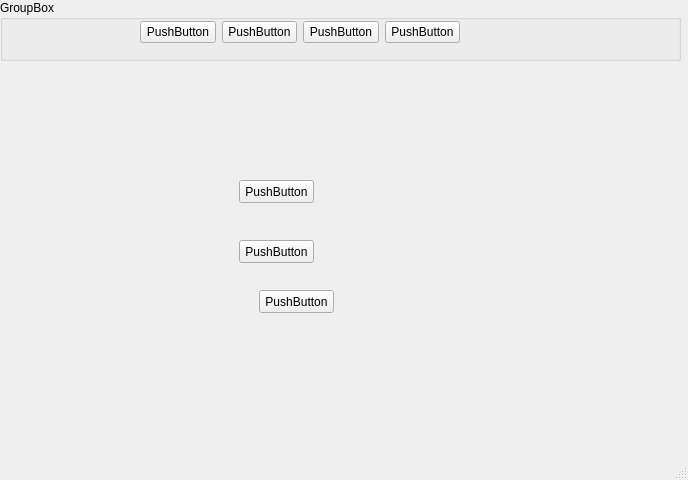
<?xml version="1.0" encoding="UTF-8"?>
<ui version="4.0">
 <class>MainWindow</class>
 <widget class="QMainWindow" name="MainWindow">
  <property name="geometry">
   <rect>
    <x>0</x>
    <y>0</y>
    <width>688</width>
    <height>480</height>
   </rect>
  </property>
  <property name="windowTitle">
   <string>MainWindow</string>
  </property>
  <property name="styleSheet">
   <string notr="true">QMenu::icon {
    padding-left: 5px;
}</string>
  </property>
  <property name="iconSize">
   <size>
    <width>73</width>
    <height>45</height>
   </size>
  </property>
  <widget class="QWidget" name="centralwidget">
   <widget class="QGroupBox" name="groupBox">
    <property name="geometry">
     <rect>
      <x>0</x>
      <y>0</y>
      <width>681</width>
      <height>61</height>
     </rect>
    </property>
    <property name="title">
     <string>GroupBox</string>
    </property>
    <widget class="QWidget" name="">
     <property name="geometry">
      <rect>
       <x>140</x>
       <y>20</y>
       <width>320</width>
       <height>25</height>
      </rect>
     </property>
     <layout class="QHBoxLayout" name="horizontalLayout">
      <item>
       <widget class="QPushButton" name="pushButton_2">
        <property name="text">
         <string>PushButton</string>
        </property>
       </widget>
      </item>
      <item>
       <widget class="QPushButton" name="pushButton">
        <property name="text">
         <string>PushButton</string>
        </property>
       </widget>
      </item>
      <item>
       <widget class="QPushButton" name="pushButton_3">
        <property name="text">
         <string>PushButton</string>
        </property>
       </widget>
      </item>
      <item>
       <widget class="QPushButton" name="pushButton_4">
        <property name="text">
         <string>PushButton</string>
        </property>
       </widget>
      </item>
     </layout>
    </widget>
   </widget>
   <widget class="QWidget" name="widget" native="true">
    <property name="geometry">
     <rect>
      <x>209</x>
      <y>160</y>
      <width>171</width>
      <height>211</height>
     </rect>
    </property>
    <widget class="QPushButton" name="pushButton_5">
     <property name="geometry">
      <rect>
       <x>30</x>
       <y>80</y>
       <width>75</width>
       <height>23</height>
      </rect>
     </property>
     <property name="text">
      <string>PushButton</string>
     </property>
    </widget>
    <widget class="QPushButton" name="pushButton_6">
     <property name="geometry">
      <rect>
       <x>30</x>
       <y>20</y>
       <width>75</width>
       <height>23</height>
      </rect>
     </property>
     <property name="text">
      <string>PushButton</string>
     </property>
    </widget>
    <widget class="QPushButton" name="pushButton_7">
     <property name="geometry">
      <rect>
       <x>50</x>
       <y>130</y>
       <width>75</width>
       <height>23</height>
      </rect>
     </property>
     <property name="text">
      <string>PushButton</string>
     </property>
    </widget>
   </widget>
  </widget>
  <widget class="QStatusBar" name="statusbar"/>
  <action name="actionsave">
   <property name="checkable">
    <bool>false</bool>
   </property>
   <property name="enabled">
    <bool>false</bool>
   </property>
   <property name="text">
    <string>save</string>
   </property>
   <property name="font">
    <font>
     <pointsize>14</pointsize>
     <weight>75</weight>
     <bold>true</bold>
    </font>
   </property>
  </action>
  <action name="actionsave_as">
   <property name="text">
    <string>save as </string>
   </property>
  </action>
  <action name="actionabout">
   <property name="text">
    <string>about</string>
   </property>
  </action>
  <action name="actionfgdj">
   <property name="text">
    <string>fd7</string>
   </property>
  </action>
  <action name="actionfklj">
   <property name="text">
    <string>fklj</string>
   </property>
   <property name="visible">
    <bool>false</bool>
   </property>
   <property name="iconVisibleInMenu">
    <bool>false</bool>
   </property>
  </action>
  <action name="actionfdgd">
   <property name="text">
    <string>fdgd</string>
   </property>
  </action>
  <action name="actiongdfg">
   <property name="text">
    <string>gdfg</string>
   </property>
  </action>
  <action name="actiongfdg">
   <property name="text">
    <string>gfdg</string>
   </property>
  </action>
  <action name="actiongdfg_2">
   <property name="text">
    <string>gdfg</string>
   </property>
  </action>
  <action name="actionbv">
   <property name="text">
    <string>bv</string>
   </property>
  </action>
  <action name="actionb">
   <property name="text">
    <string>b</string>
   </property>
  </action>
  <action name="actionfgd">
   <property name="text">
    <string>fgd</string>
   </property>
  </action>
  <action name="actionbcv">
   <property name="text">
    <string>bcv</string>
   </property>
  </action>
 </widget>
 <resources/>
 <connections>
  <connection>
   <sender>pushButton_2</sender>
   <signal>clicked()</signal>
   <receiver>widget</receiver>
   <slot>show()</slot>
   <hints>
    <hint type="sourcelabel">
     <x>168</x>
     <y>32</y>
    </hint>
    <hint type="destinationlabel">
     <x>238</x>
     <y>207</y>
    </hint>
   </hints>
  </connection>
 </connections>
</ui>
